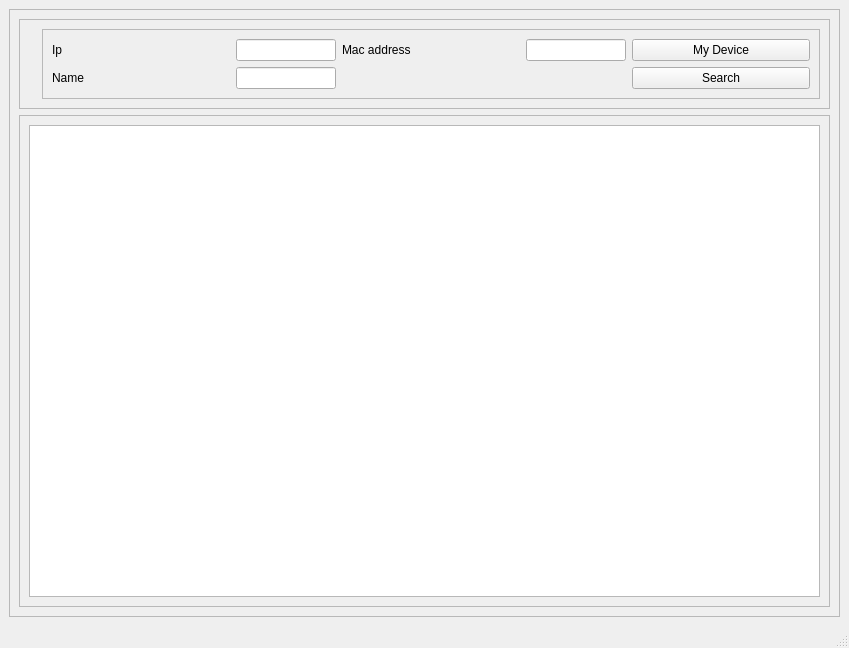
<?xml version="1.0" encoding="UTF-8"?>
<ui version="4.0">
 <class>MainWindow</class>
 <widget class="QMainWindow" name="MainWindow">
  <property name="geometry">
   <rect>
    <x>0</x>
    <y>0</y>
    <width>849</width>
    <height>648</height>
   </rect>
  </property>
  <property name="windowTitle">
   <string>MainWindow</string>
  </property>
  <widget class="QWidget" name="centralwidget">
   <layout class="QGridLayout" name="gridLayout">
    <item row="0" column="0">
     <widget class="QFrame" name="frame">
      <property name="frameShape">
       <enum>QFrame::StyledPanel</enum>
      </property>
      <property name="frameShadow">
       <enum>QFrame::Raised</enum>
      </property>
      <layout class="QVBoxLayout" name="verticalLayout">
       <item>
        <widget class="QFrame" name="frame_2">
         <property name="maximumSize">
          <size>
           <width>16777215</width>
           <height>200</height>
          </size>
         </property>
         <property name="frameShape">
          <enum>QFrame::StyledPanel</enum>
         </property>
         <property name="frameShadow">
          <enum>QFrame::Raised</enum>
         </property>
         <layout class="QGridLayout" name="gridLayout_3">
          <item row="1" column="2">
           <widget class="QLabel" name="label_5">
            <property name="text">
             <string/>
            </property>
           </widget>
          </item>
          <item row="1" column="3" rowspan="2">
           <widget class="QFrame" name="frame_4">
            <property name="frameShape">
             <enum>QFrame::StyledPanel</enum>
            </property>
            <property name="frameShadow">
             <enum>QFrame::Raised</enum>
            </property>
            <layout class="QGridLayout" name="gridLayout_4">
             <item row="0" column="3">
              <widget class="QLineEdit" name="lineEdit_5">
               <property name="sizePolicy">
                <sizepolicy hsizetype="Expanding" vsizetype="Fixed">
                 <horstretch>0</horstretch>
                 <verstretch>0</verstretch>
                </sizepolicy>
               </property>
               <property name="maximumSize">
                <size>
                 <width>100</width>
                 <height>16777215</height>
                </size>
               </property>
              </widget>
             </item>
             <item row="0" column="1">
              <widget class="QLineEdit" name="lineEdit">
               <property name="sizePolicy">
                <sizepolicy hsizetype="Expanding" vsizetype="Fixed">
                 <horstretch>0</horstretch>
                 <verstretch>0</verstretch>
                </sizepolicy>
               </property>
               <property name="maximumSize">
                <size>
                 <width>100</width>
                 <height>16777215</height>
                </size>
               </property>
              </widget>
             </item>
             <item row="0" column="0">
              <widget class="QLabel" name="label">
               <property name="text">
                <string>Ip</string>
               </property>
              </widget>
             </item>
             <item row="1" column="0">
              <widget class="QLabel" name="label_2">
               <property name="text">
                <string>Name</string>
               </property>
              </widget>
             </item>
             <item row="1" column="1">
              <widget class="QLineEdit" name="lineEdit_6">
               <property name="sizePolicy">
                <sizepolicy hsizetype="Expanding" vsizetype="Fixed">
                 <horstretch>0</horstretch>
                 <verstretch>0</verstretch>
                </sizepolicy>
               </property>
               <property name="maximumSize">
                <size>
                 <width>100</width>
                 <height>16777215</height>
                </size>
               </property>
              </widget>
             </item>
             <item row="1" column="5">
              <widget class="QPushButton" name="pushButton">
               <property name="text">
                <string>Search</string>
               </property>
              </widget>
             </item>
             <item row="0" column="2">
              <widget class="QLabel" name="label_3">
               <property name="text">
                <string>Mac address</string>
               </property>
              </widget>
             </item>
             <item row="0" column="5">
              <widget class="QPushButton" name="pushButton_2">
               <property name="text">
                <string>My Device</string>
               </property>
              </widget>
             </item>
            </layout>
           </widget>
          </item>
         </layout>
        </widget>
       </item>
       <item>
        <widget class="QFrame" name="frame_3">
         <property name="frameShape">
          <enum>QFrame::StyledPanel</enum>
         </property>
         <property name="frameShadow">
          <enum>QFrame::Raised</enum>
         </property>
         <layout class="QGridLayout" name="gridLayout_2">
          <item row="0" column="0">
           <widget class="QTableWidget" name="tableWidget"/>
          </item>
         </layout>
        </widget>
       </item>
      </layout>
     </widget>
    </item>
   </layout>
  </widget>
  <widget class="QMenuBar" name="menubar">
   <property name="geometry">
    <rect>
     <x>0</x>
     <y>0</y>
     <width>849</width>
     <height>21</height>
    </rect>
   </property>
  </widget>
  <widget class="QStatusBar" name="statusbar"/>
 </widget>
 <resources/>
 <connections/>
</ui>
